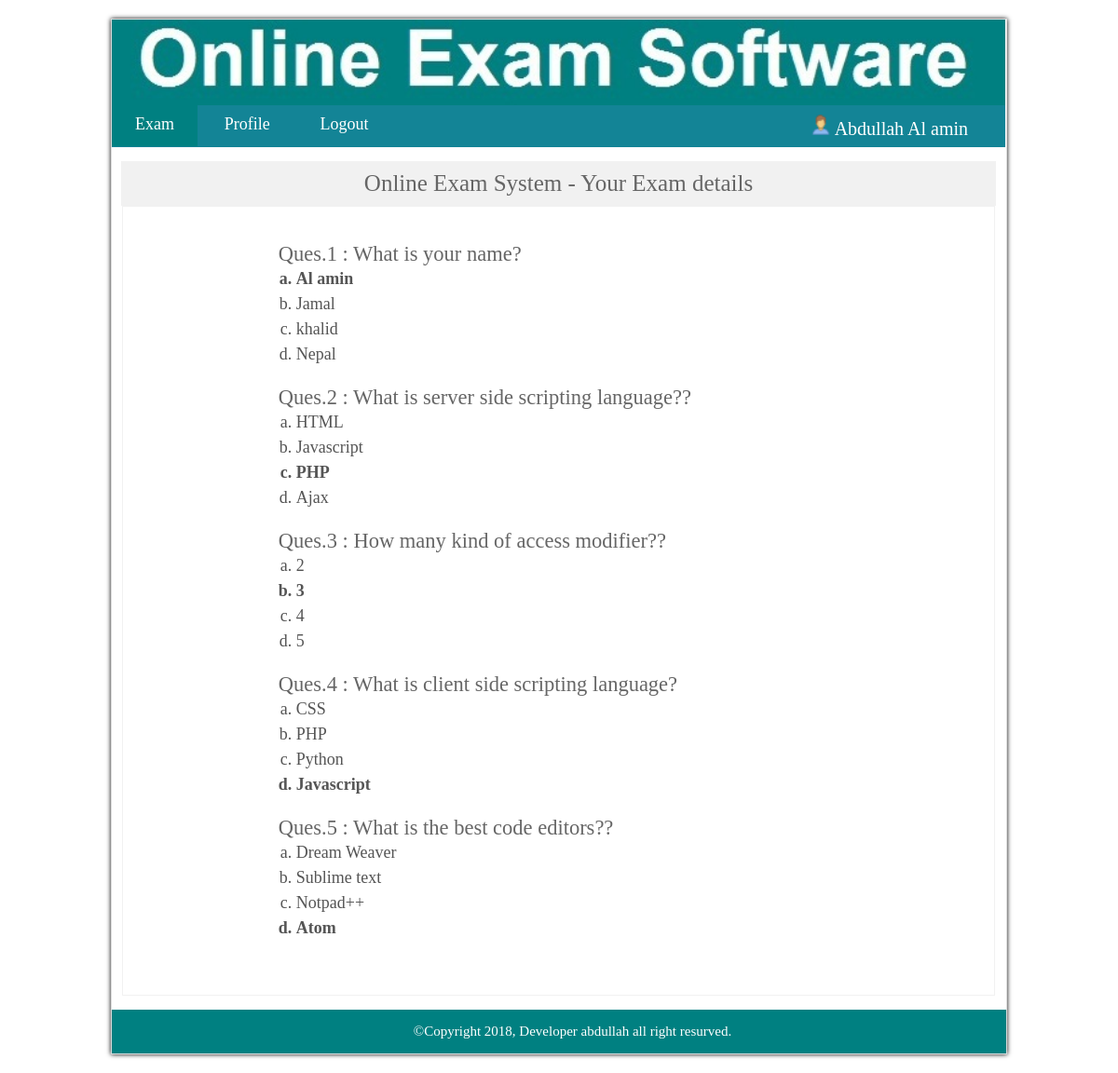
The page /view-answer.php (signed in) on the database its author committed.
### tables this page shows
CREATE TABLE `tbl_user` (
  `user_id` int(11) NOT NULL,
  `name` varchar(255) NOT NULL,
  `email` varchar(255) NOT NULL,
  `password` varchar(255) NOT NULL,
  `status` int(11) NOT NULL
);

CREATE TABLE `tbl_question` (
  `ques_id` int(11) NOT NULL,
  `question_no` int(11) NOT NULL,
  `question` text NOT NULL
);

CREATE TABLE `tbl_ans` (
  `ans_id` int(11) NOT NULL,
  `question_no` int(11) NOT NULL,
  `right_ans` int(11) NOT NULL DEFAULT '0',
  `option` text NOT NULL
);

### helper/session.php (called while the page is built, shortened)
<?php
class session{
   public static function get($key){
     if(isset($_SESSION[$key])){
       return $_SESSION[$key];
     }else{
       return false;
     }
   }
 }
?>

### classes/header.php (called while the page is built)
<?php
class header{
	private $tbl_user = "tbl_user";
	private $user_id;
    public function user_id($user_id){
    	$this->user_id = $user_id;
    }
	public function readData(){
		$sql = "SELECT * FROM $this->tbl_user WHERE user_id=:user_id";
		$stmt = db::examPrepare($sql);
		$stmt->bindParam(":user_id",$this->user_id);
		$stmt->execute();
		return $stmt->fetchAll();
	}
}
$headerObj = new header();
?>

### connection/db.php (called while the page is built, shortened)
<?php
 class db{
 private static $pdo;
  public static function connection(){
    if(!isset(self::$pdo)){
      try {
        self::$pdo = new PDO('mysql:host='.DB_HOST.';dbname='.DB_NAME,DB_USER,DB_PASS);
      }catch(PDOException $con) {
        echo $con->getMessage();
      }
    }
    return self::$pdo;
  }
    public static function examPrepare($sql){
    return self::connection()->prepare($sql);
  }
 }
?>

### classes/exam.php (called while the page is built, shortened)
<?php
class exam{
	private $tbl_question = "tbl_question";
	private $tbl_ans = "tbl_ans";
	private $question_number;
	public function question_number($question_number){
		$this->question_number = $question_number;
	}
	public function readviewOption(){
		$sql = "SELECT * FROM $this->tbl_ans WHERE question_no=:question_number";
		$stmt = db::examPrepare($sql);
		$stmt->bindParam(":question_number",$this->question_number);
		$stmt->execute();
		return $stmt->fetchAll();
	}
	public function allQuestion(){
		$sql = "SELECT * FROM $this->tbl_question";
		$stmt = db::examPrepare($sql);
		$stmt->execute();
		return $stmt->fetchAll();
	}
}
$examObj = new exam();
?>

### view-answer.php (the view, shortened to what this page needs)
<?php include('inc/header.php'); ?>
<?php include('classes/exam.php'); ?>
<div class="view-answer">
  <div class="view-two">
  	<?php
  	foreach($examObj->allQuestion() as $value){
  		$question_number = $value['question_no'];
  		$examObj->question_number($question_number);
  	?>
	<h2>Ques.<?php echo $value['question_no']; ?> : <?php echo $value['question']; ?></h2>
	<ul>
		<?php foreach($examObj->readviewOption() as $options){?>
		<li <?php if($options['right_ans'] == 1){echo "id='right-ans'";}?>><?php echo $options['option']?></li>
	    <?php } ?>
	</ul>
<?php } ?>
  </div>
</div>
<?php include('inc/footer.php');?>

### inc/header.php (shortened to what this page needs)
<?php
include("connection/db.php");
include("helper/session.php");
include("classes/header.php");
?>
<!DOCTYPE html>
<html lang="en">
<head>
<link rel="stylesheet" href="style/custom-bootstrap.css">
<link rel="stylesheet" href="style/style.css">
</head>
<body>
<?php $getId = session::get("id");
$headerObj->user_id($getId);
$path = $_SERVER['SCRIPT_FILENAME'];
$c_page = basename($path,".php");
?>
 <div class="template clear">
   <div class="header clear">
     <?php
     if($c_page == 'login'){
       echo '<img src="img/banner.jpg" alt="" />';
     }elseif($c_page == 'signup'){
       echo '<img src="img/banner.jpg" alt="" />';
     }else{
       echo '<img src="img/banner.jpg" alt="" />';
     }
     ?>
   </div>
   <div class="menubar">
     <nav>
     <ul class="ul">
      <?php
      $signed = session::get("signed");
      ?>
     <?php
      if($signed == true){
      ?>
       <li><a
         <?php if($c_page == 'index'){echo "id='active'";}?>
         <?php if($c_page == 'exam'){echo "id='active'";}?>
         <?php if($c_page == 'result'){echo "id='active'";}?>
         <?php if($c_page == 'view-answer'){echo "id='active'";}?>
         href="index.php">Exam</a>
       </li>
       <li><a
         <?php if($c_page == 'profile'){echo "id='active'";}?>
         href="profile.php">Profile</a>
       </li>
       <li>
        <a href="?action=logout">Logout</a>
      </li>
    <div class="user-div">
      <div class="user-divtwo">
        <img src="icon/icons8-person-16.png" alt="">
       <span><?php
       foreach($headerObj->readData() as $value){
        echo $value['name'];
       }
       ?></span>
      </div>
     </div>
     <?php } ?>
     </ul>
     </nav>
   </div>
<div class="main-content clear">
<div class="row">
<p class="headline">Online Exam System -
  <?php
  if($c_page == "login"){echo "User Login";}
  elseif($c_page == "signup"){echo "User Signup (Free)";}
  elseif($c_page == "index"){echo "Welcome to the Online Exam";}
  elseif($c_page == "profile"){echo "Your profile";}
  elseif($c_page == "exam"){echo "Welcome to the Exam";}
  elseif($c_page == "result"){echo "Your Exam completed.";}
  elseif($c_page == "view-answer"){echo "Your Exam details";}
  ?>
</p>

### inc/footer.php
</div>
</div>
<div class="footer clear">
<p>&copy;Copyright 2018, Developer abdullah all right resurved.</p>
</div>
</div>
</body>
</html>

### style/style.css (style rules this page uses)
* { padding:0px;margin:0px;outline: 0px }
.clear { overflow: hidden; }
a { text-decoration:none; }
.template { width: 960px; margin: 20px auto; font-size: 15px; font-family: Calibri; border: 1px solid #ddd; box-shadow: 0 0 5px 0; }
.header img { width: 959px; }
.menubar { width: 959px; }
.menubar .ul { list-style: none; background: #138496; padding-top: 11px; margin-top: -5px; padding-bottom: 14px; }
.menubar .ul li { display: inline; background: #138496; }
.menubar .ul li #active { background: #008081; }
.menubar .ul li a { color: #fff; text-decoration: none; font-size: 18px; padding: 14px 25px; }
.main-content { width: 959px; }
.main-content .row { width: 939px; margin-top: 15px; margin-bottom: 15px; margin-left: 10px; margin-right: 10px; overflow: hidden; }
.main-content .row .headline { background: #f1f1f1; padding: 10px; font-size: 25px; text-align: center; color: #666; }
.footer { width: 959px; background: #008081; padding: 15px; color: #fff; }
.footer p { text-align: center; }
.user-div { float: right; color: #fff; margin-right: 40px; height: 30px; width: 240px; }
.user-div .user-divtwo { float: right; }
.user-div img { width: 22px; }
.user-div span { font-size: 20px; }
.view-answer { width: 859px; min-height: 230px; border: 1px solid #f1f1f1; margin: 0 auto; padding: 38px; }
.view-two { width: 70%; margin: 0 auto; }
.view-answer .view-two h2 { color: #666; font-weight: normal; }
.view-answer .view-two ul { list-style: lower-alpha; padding-left: 19px; margin-bottom: 20px; }
.view-answer .view-two ul li { font-size: 18px; color: #555; line-height: 1.5; }
.view-answer .view-two ul #right-ans { font-weight: bold; }

### rows shown on the page
tbl_user: name "Abdullah Al amin"
tbl_question: question_no "1", question "What is your name?"
tbl_ans: option "Al amin"
tbl_ans: option "Jamal"
tbl_ans: option "khalid"
tbl_ans: option "Nepal"
tbl_question: question_no "2", question "What is server side scripting language??"
tbl_ans: option "HTML"
tbl_ans: option "Javascript"
tbl_ans: option "PHP"
tbl_ans: option "Ajax"
tbl_question: question_no "3", question "How many kind of access modifier??"
tbl_ans: option "2"
tbl_ans: option "3"
tbl_ans: option "4"
tbl_ans: option "5"
tbl_question: question_no "4", question "What is client side scripting language?"
tbl_ans: option "CSS"
tbl_ans: option "PHP"
tbl_ans: option "Python"
tbl_ans: option "Javascript"
tbl_question: question_no "5", question "What is the best code editors??"
tbl_ans: option "Dream Weaver"
tbl_ans: option "Sublime text"
tbl_ans: option "Notpad++"
tbl_ans: option "Atom"
